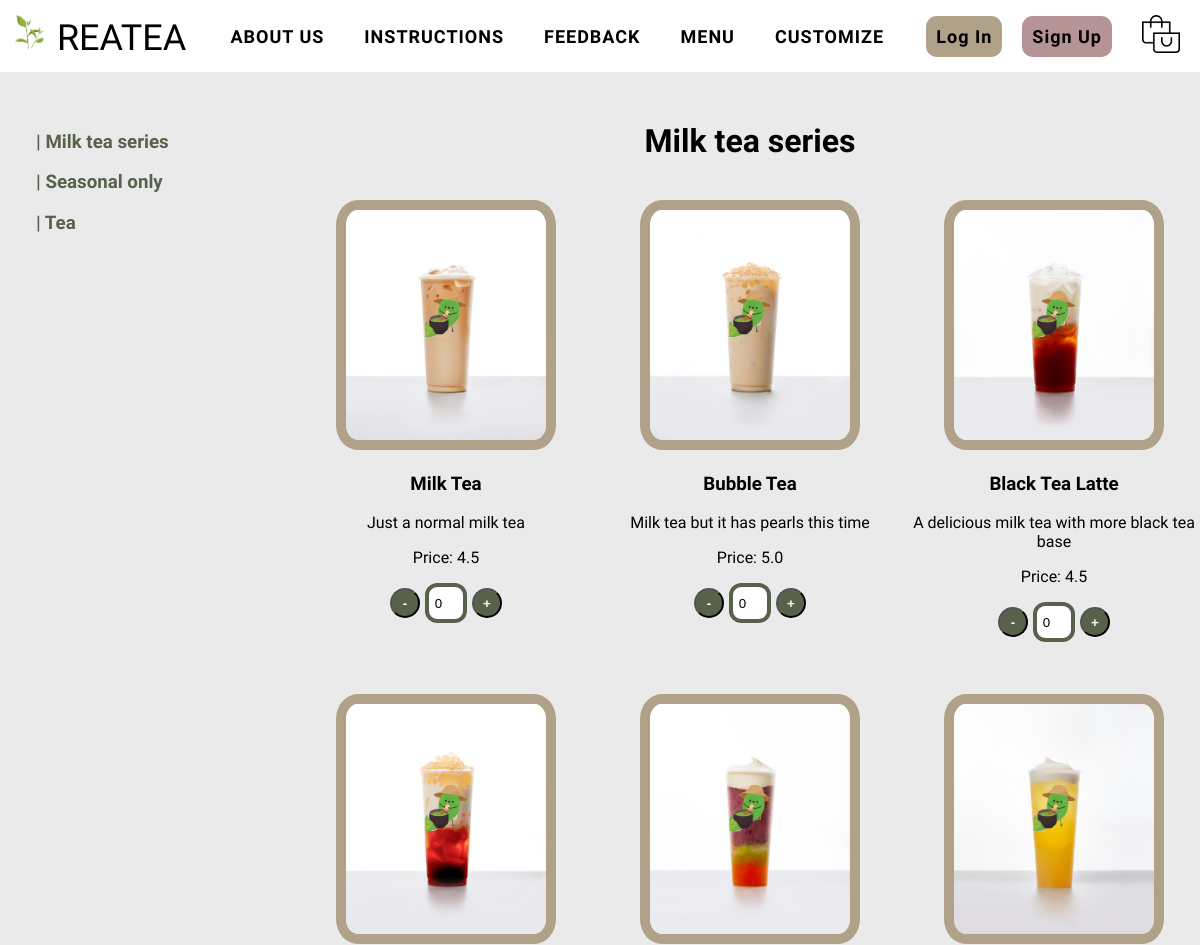
Before: /menu (upper part) with the older database file.
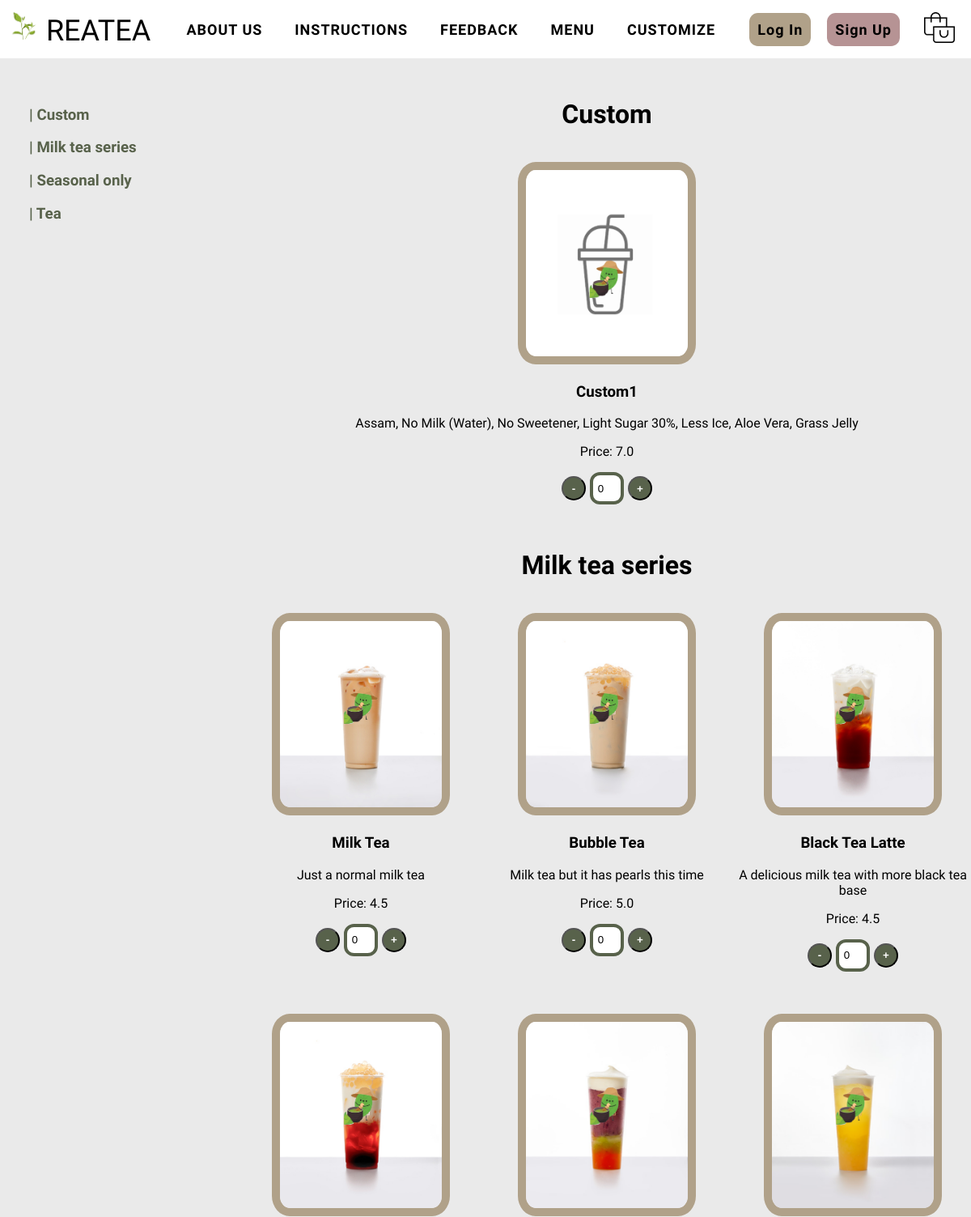
After: the same page with the newer database file.
### models.py (models this page shows, shortened)
class Product(db.Model):
    id = db.Column(db.Integer, primary_key=True)
    name = db.Column(db.String(80), unique=True, nullable=False)
    price = db.Column(db.Float, nullable=False)
    category = db.Column(db.String(80), nullable=False)
    description = db.Column(db.Text)
    quantity = db.Column(db.Integer, nullable=False)
    ingredients = db.relationship(
        "Ingredient",
        secondary="product_ingredient",
        lazy="subquery",
        backref=db.backref("products", lazy=True),
    )

### app.py (the view)
@app.route("/menu")
def menu():
    products = Product.query.all()
    categories = sorted(list(set([product.category for product in products])))
    product_dict = {}
    for category in categories:
        product_dict[category] = [
            product for product in products if product.category == category
        ]
    return render_template("menu.html", products=product_dict, categories=categories)

### templates/menu.html (shortened to what this page needs)
{% extends "base.html" %} {% block title %}Menu{% endblock %} {% block content
%}
<main>
  <div class="menucustomPage">
    <section class="menucustomNavBar">
      {% for category in categories %}
      <h3><a href="#{{ category }}">| {{ category|capitalize }}</a></h3>
      {% endfor %}
    </section>
    <section class="menuItem">
      {% for category in categories %}
      <h2 id="{{ category }}">{{ category|capitalize }}</h2>
      <ul class="itemType">
        {% for product in products[category] %}
        <li>
          <img
            src="{{ url_for('static', filename='image/menuPage/' + product.name + '.png') }}"
            alt="{{ product.name }} images"
            width="200"
            height="230"
            onerror="this.onerror=null;this.src='{{ url_for('static', filename='image/menuPage/placeholder.png') }}';"
          />
          <h3>{{ product.name }}</h3>
          <p>{{ product.description }}</p>
          <p>Price: {{ product.price }}</p>
          <div class="quantity">
            <button
              class="removeButton"
              type="button"
              onclick="subtractOne(this)"
            >
              -
            </button>
            <input class="count" type="number" value="0" readonly />
            <button class="addButton" type="button" onclick="addOne(this)">
              +
            </button>
          </div>
        </li>
        {% endfor %}
      </ul>
      {% endfor %}
    </section>
  </div>
</main>
{% endblock %}

Changed rows visible on the page:
added Product: category "Custom", shows a picture, name "Custom1", description "Assam, No Milk (Water), No Sweetener, Light Sugar 30%, Less Ice, Aloe Vera, Grass Jelly", price "7.0"
